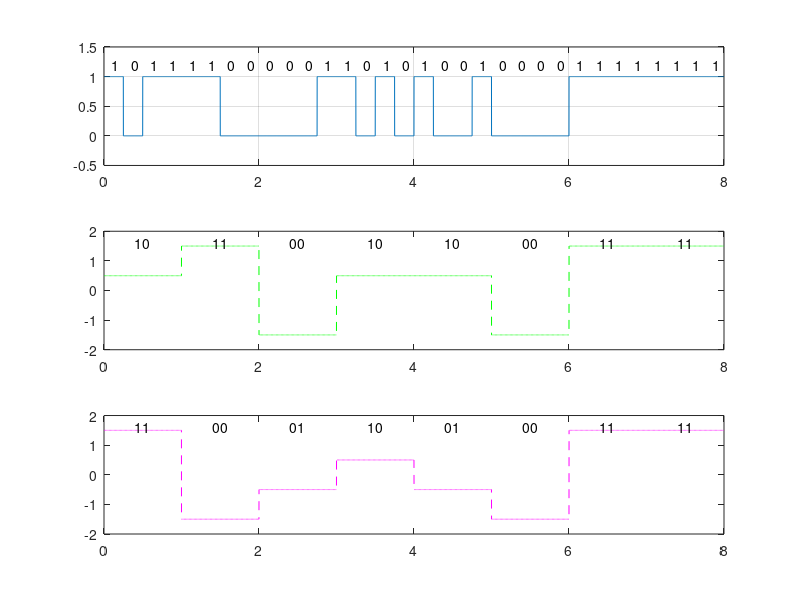
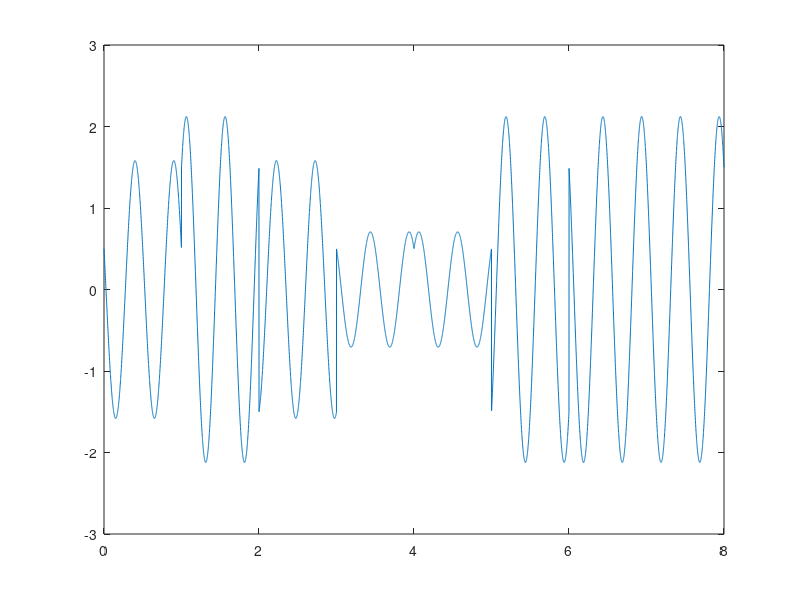

These figures' MATLAB source, in order:
% 16QAM modulation demo, made by Chao Gao 16.02.2011
% based on the blockdiagram as follows:
% 1.....input bit stream ----> serial/parallel convertor (4bit->2x2bit)
% 2.....the separated bits are fed into a 2-bit D/A convertor
% 3.....the output will multiply Inphase / Quadraturephase carrier
%       respectively
% 4.....The results of multiplications are added together
%
% the constellation diagram of current design is
%                      |
%          *       *  1.5  *       *
%         0011    0111 |  1011    1111
%                      |
%          *       *  0.5  *       *
%         1011    0110 |  1010    1110
%  --------------------+---0.5-----1.5--------
%                      |
%          *       * -0.5  *       *
%         0001    0101 |  1001    1101
%                      |
%          *       * -1.5  *       *
%         0000    0001 |  0010    0011
%                      |
clf
clear all
N = 32;                     % number of bits simulated
r = 4;                      % r=1/4, 1symbol=4bits
f = 2;                      % carrier frequency
bk = rand(1,N)>0.5;         % generate random bit stream
n = 1000;                   % time resolution, values per second
t = linspace(0,N/r,N/r*n);  % timeline, symbol rate 1sps

bkt = kron(bk, ones(1,n/r));    % extend binary in time
indexI = [1:r:N; 2:r:N];    % alternate: 1:2:N
indexQ = [3:r:N; 4:r:N];    % alternate: 2:2:N
bI = bk(indexI);            % separate bits (1,2,5,6,...) to inphase
bQ = bk(indexQ);            % separate bits (3,4,7,8,...) to quadrature phase
% apply D/A converter for In-phase and Q-phase bits respectively
LevI = bI(1:2:N/2)*2 + bI(2:2:N/2); % amplitudes of inphase (every 2bits combined)
LevQ = bQ(1:2:N/2)*2 + bQ(2:2:N/2); % amplitudes of q-phase
LevI = LevI - 1.5;          % shift the amplitudes in [-1.5, 1.5]
LevQ = LevQ - 1.5;
LevIt = kron(LevI, ones(1,n));  % extend binary values to time
LevQt = kron(LevQ, ones(1,n));
cIt = cos(2*pi*f*t);        % inphase carrier
cQt = cos(2*pi*f*t+pi/2);   % quadraturephase carrier
qam16 = LevIt.*cIt + LevQt.*cQt;    % generate QAM16 by adding two branches together
figure(1)
subplot(3,1,1);             % plot binary stream first
plot(t,bkt); axis([0 N/r -0.5 1.5]);
for k=1:N       % print binary values in figure
    text((k-1)*0.25+0.1,1.2,sprintf('%d',bk(k)));
end
grid on
subplot(3,1,2);
plot(t,LevIt,'g--'); axis([0 N/r -2 2]);
for k=1:N/4     % print inphase binaries in figure
    text((k-1)+0.4, 1.6, sprintf('%d%d',bI(2*k-1),bI(2*k)));
end
subplot(3,1,3);
plot(t,LevQt,'m--');axis([0 N/r -2 2]);
for k=1:N/4     % print Q-phase binaries in figure
    text((k-1)+0.4, 1.6, sprintf('%d%d',bQ(2*k-1),bQ(2*k)));
end
figure(2)
plot(t,qam16);

